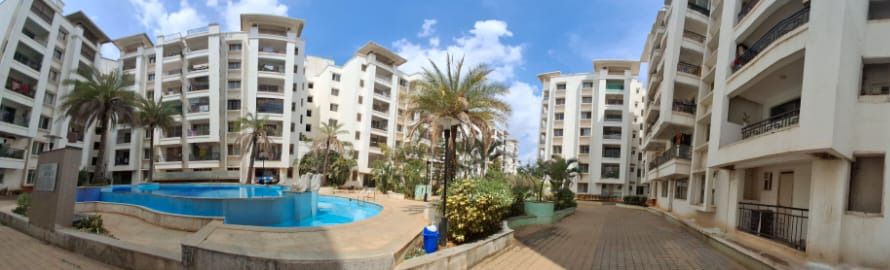
#> input picture IMT2022089_VR_Assignment1/Stitching1/row-1-column-1.jpg, 890 x 270 px; its folder holds 2 pictures in this run
$ python Stitching.py
#> lines starting #> are read from the running program, lines starting #| are printed output that depends on the picture; after the words box and inside, x2 and y2 are one past the last pixel; in counts of white or black regions, pixels touching at a corner belong together
import cv2
import numpy as np
import glob
import os
import shutil

# Function to remove black/empty borders from an image by finding the largest contour
def trim_dark_edges(image):
    grayscale = cv2.cvtColor(image, cv2.COLOR_BGR2GRAY)
    _, binary = cv2.threshold(grayscale, 1, 255, cv2.THRESH_BINARY)
    outlines, _ = cv2.findContours(binary, cv2.RETR_EXTERNAL, cv2.CHAIN_APPROX_SIMPLE)
    if outlines:
        largest_outline = max(outlines, key=cv2.contourArea)
        x, y, w, h = cv2.boundingRect(largest_outline)
        return image[y:y+h, x:x+w]
    return image

# Function to display feature points on an image for visualization purposes
def visualize_features(img, features):
    # Use point visualization instead of circles
    return cv2.drawKeypoints(img, features, None, color=(0, 255, 255),flags=cv2.DRAW_MATCHES_FLAGS_DEFAULT)  # Default flag for point markers

# Function to visualize matching features between two images by drawing connecting lines
def visualize_feature_matches(img1, features1, img2, features2, matched_pairs):
    """Draw connections between matching features in two images"""
    return cv2.drawMatches(img1, features1, img2, features2, matched_pairs, None,matchColor=(0, 255, 255), singlePointColor=(0, 0, 255),flags=cv2.DrawMatchesFlags_DEFAULT)

# Function to detect SIFT features in a list of images and save visualizations of the detected features
def detect_features(image_list, output_folder):
    sift_detector = cv2.SIFT_create(nfeatures=2000, contrastThreshold=0.04)
    features_data = []

    for i, image in enumerate(image_list):
        grayscale = cv2.cvtColor(image, cv2.COLOR_BGR2GRAY)
        keypoints, descriptors = sift_detector.detectAndCompute(grayscale, None)
        features_data.append((keypoints, descriptors))

        # Save visualization with features marked as points
        cv2.imwrite(os.path.join(output_folder, f"image_{i+1}_with_features.jpg"), visualize_features(image.copy(), keypoints))

    return features_data

# Function to create a fresh output directory, removing it first if it already exists
def prepare_output_directory(folder_path):
    """Creates or refreshes the output directory"""
    if os.path.exists(folder_path):
        shutil.rmtree(folder_path)
    os.makedirs(folder_path)

# Function to load all image files from a specified path pattern
def load_input_images(glob_pattern):
    """Loads images from the specified pattern"""
#> called with glob_pattern = 'Stitching1/*.jpg'
    file_paths = sorted(glob.glob(glob_pattern))
    loaded_images = []

    for path in file_paths:
        img = cv2.imread(path)
#> img is the input picture: shape (270, 890, 3); mean B, G, R 130.2, 132.1, 128.8
        if img is not None:
            loaded_images.append(img)
        else:
            print(f"Warning: Failed to load image {path}")

    return loaded_images

# Function to resize images to a standard width while maintaining aspect ratio
def standardize_image_sizes(images, target_width=1200):
    """Resizes images to a standard width while maintaining aspect ratio"""
#> called with target_width = 1200
    resized_images = []

    for img in images:
        height, width = img.shape[:2]
        if width > target_width:
            scale_factor = target_width / width
            resized = cv2.resize(img, None, fx=scale_factor, fy=scale_factor)
            resized_images.append(resized)
        else:
            resized_images.append(img)

    return resized_images

# Function to blend a sequence of images together to create a panorama using feature matching and homography
def blend_images_sequential(image_list, features_data, output_folder):
#> called with output_folder = 'PanoramaResults_Stitching1'
    feature_matcher = cv2.BFMatcher(cv2.NORM_L2)

    if len(image_list) < 2:
        return image_list[0]

    composite = image_list[0]

    # Save the first image as the initial composite (0 images blended)
    cv2.imwrite(os.path.join(output_folder, "composite_0.jpg"), composite)

    for i in range(1, len(image_list)):
        print(f"Blending image {i+1}/{len(image_list)}")

        base_img = composite
        next_img = image_list[i]

        # Recompute features for current composite
        sift_detector = cv2.SIFT_create(nfeatures=2000, contrastThreshold=0.04)
        base_keypoints, base_descriptors = sift_detector.detectAndCompute(cv2.cvtColor(base_img, cv2.COLOR_BGR2GRAY), None)

        # Get features for next image
        next_keypoints, next_descriptors = features_data[i]

        # Check if we have enough features to match
        if (base_descriptors is None or next_descriptors is None or len(base_descriptors) < 4 or len(next_descriptors) < 4):
            print(f"Insufficient features for blending, skipping image {i+1}")
            continue

        # Find matching features
        matches = feature_matcher.knnMatch(next_descriptors, base_descriptors, k=2)

        # Apply ratio test to filter good matches
        good_matches = [m for m, n in matches if m.distance < 0.75 * n.distance]

        # Save visualization of matches
        match_visualization = visualize_feature_matches(next_img, next_keypoints, base_img, base_keypoints, good_matches)
        cv2.imwrite(os.path.join(output_folder, f"matches_{i}to{i+1}.jpg"), match_visualization)

        # Check if we have enough good matches
        if len(good_matches) < 10:
            print(f"Not enough quality matches for blending, skipping image {i+1}: {len(good_matches)}")
            continue

        # Extract matching point coordinates
        source_points = np.float32([next_keypoints[m.queryIdx].pt for m in good_matches]).reshape(-1, 1, 2)
        target_points = np.float32([base_keypoints[m.trainIdx].pt for m in good_matches]).reshape(-1, 1, 2)

        # Calculate transformation matrix
        transform_matrix, _ = cv2.findHomography(source_points, target_points, cv2.RANSAC, 5.0, maxIters=2000)

        if transform_matrix is None:
            print(f"Failed to compute transformation matrix, skipping image {i+1}")
            continue

        # Get dimensions
        h1, w1 = base_img.shape[:2]
        h2, w2 = next_img.shape[:2]

        # Calculate transformed corners
        corners = np.array([[0, 0], [0, h2-1], [w2-1, h2-1], [w2-1, 0]], dtype=np.float32).reshape(-1, 1, 2)
        transformed_corners = cv2.perspectiveTransform(corners, transform_matrix)

        # Determine canvas dimensions
        [min_x, min_y] = np.int32(transformed_corners.min(axis=0).ravel() - 0.5)
        [max_x, max_y] = np.int32(transformed_corners.max(axis=0).ravel() + 0.5)

        # Handle negative offsets
        x_offset = abs(min(min_x, 0))
        y_offset = abs(min(min_y, 0))

        # Create translation matrix
        translation = np.array([
            [1, 0, x_offset],
            [0, 1, y_offset],
            [0, 0, 1]
        ])

        # Apply translation to transformation
        adjusted_transform = translation @ transform_matrix

        # Create panorama canvas with padding
        canvas_width = max(max_x + x_offset, w1 + x_offset) + 100
        canvas_height = max(max_y + y_offset, h1 + y_offset) + 100

        panorama = np.zeros((canvas_height, canvas_width, 3), dtype=np.uint8)

        # Transform and place second image
        warped_next_img = cv2.warpPerspective(next_img, adjusted_transform, (canvas_width, canvas_height))

        # Create masks for blending
        next_img_mask = cv2.warpPerspective(np.ones((h2, w2), dtype=np.uint8) * 255, adjusted_transform, (canvas_width, canvas_height))

        # Place base image
        panorama[y_offset:y_offset+h1, x_offset:x_offset+w1] = base_img

        # Create base image mask
        base_img_mask = np.zeros((canvas_height, canvas_width), dtype=np.uint8)
        base_img_mask[y_offset:y_offset+h1, x_offset:x_offset+w1] = 255

        # Find overlap region
        overlap_region = cv2.bitwise_and(base_img_mask, next_img_mask)

        # Create distance-based weight maps
        base_weights = cv2.distanceTransform(base_img_mask, cv2.DIST_L2, 3)
        next_weights = cv2.distanceTransform(next_img_mask, cv2.DIST_L2, 3)

        # Normalize weights
        cv2.normalize(base_weights, base_weights, 0, 1, cv2.NORM_MINMAX)
        cv2.normalize(next_weights, next_weights, 0, 1, cv2.NORM_MINMAX)

        # Apply weighted blending in overlap regions
        for y in range(canvas_height):
            for x in range(canvas_width):
                if overlap_region[y, x] > 0:
                    weight1 = base_weights[y, x]
                    weight2 = next_weights[y, x]
                    weight_total = weight1 + weight2

                    if weight_total > 0:
                        weight1 /= weight_total
                        weight2 /= weight_total

                        for c in range(3):
                            panorama[y, x, c] = np.uint8(
                                panorama[y, x, c] * weight1 +
                                warped_next_img[y, x, c] * weight2
                            )
                elif next_img_mask[y, x] > 0:
                    panorama[y, x] = warped_next_img[y, x]

        # Trim unnecessary black borders
        composite = trim_dark_edges(panorama)

        # Save the trimmed intermediate composite
        # This is composite_i where i is the number of images that have been blended
        cv2.imwrite(os.path.join(output_folder, f"composite_{i}.jpg"), composite)
#> this loop made 1 pass
#> pass 1, in blend_images_sequential, `next_img = image_list[i]`:
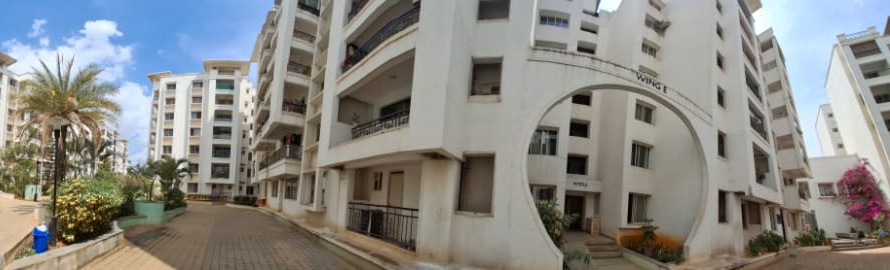
#> next_img: shape (270, 890, 3); mean B, G, R 132.1, 136.6, 137.2
#> pass 1, in blend_images_sequential, `match_visualization = visualize_feature_matches(next_img, next_keypoin..`:
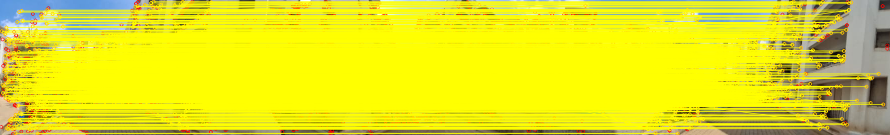
#> match_visualization: shape (270, 1780, 3) (shown at 1/2 size); mean B, G, R 29.7, 226, 228.1
#> after the loop:
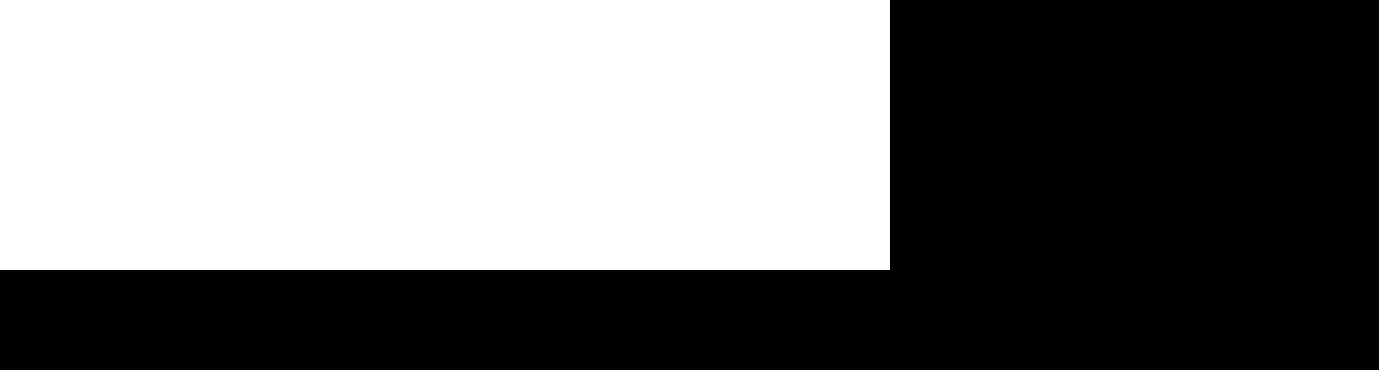
#> base_img_mask: shape (370, 1379); 47.1% white; 1 white region, box (x1, y1, x2, y2) and area: (0, 0, 890, 270) 240300
#> after the loop:
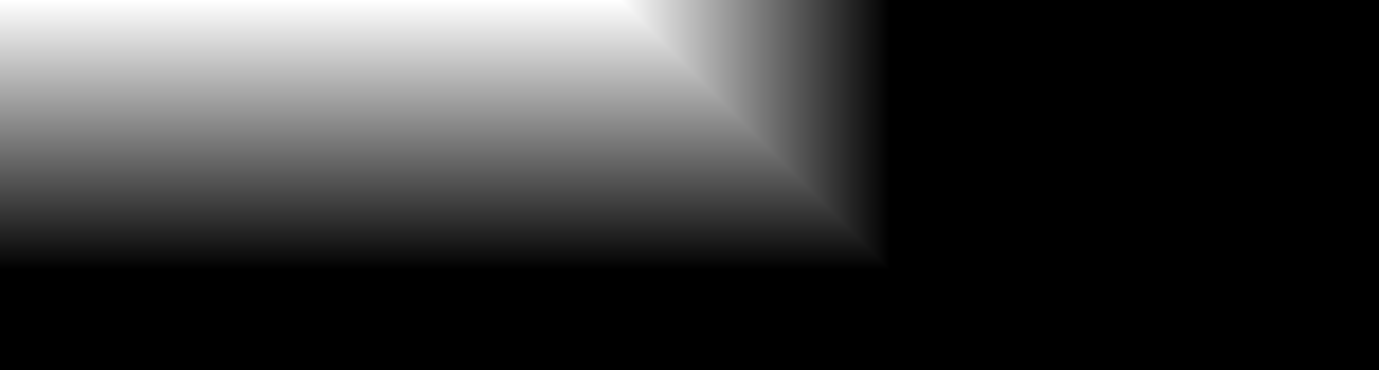
#> base_weights: shape (370, 1379) float32; min 0, max 1, mean 0.213
#> after the loop:
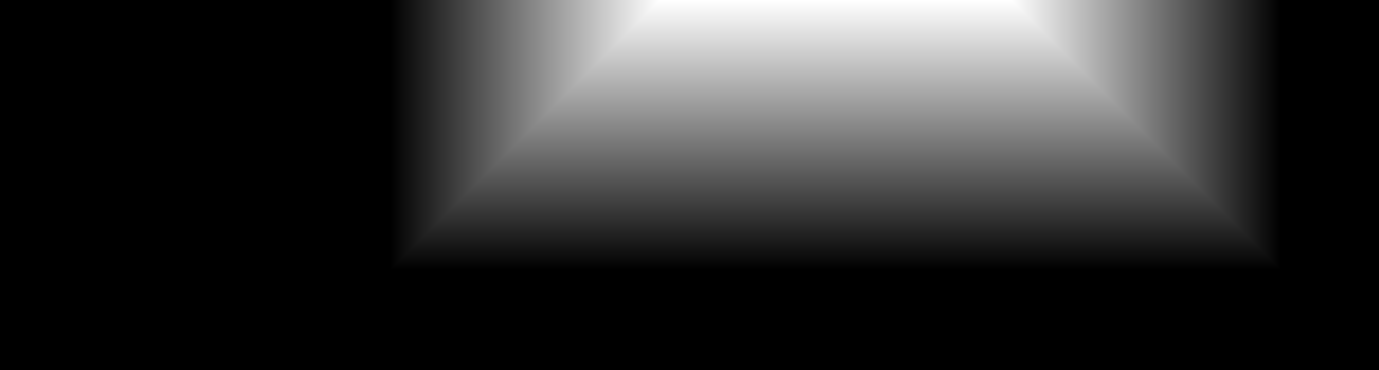
#> next_weights: shape (370, 1379) float32; min 0, max 1, mean 0.189
#> after the loop:
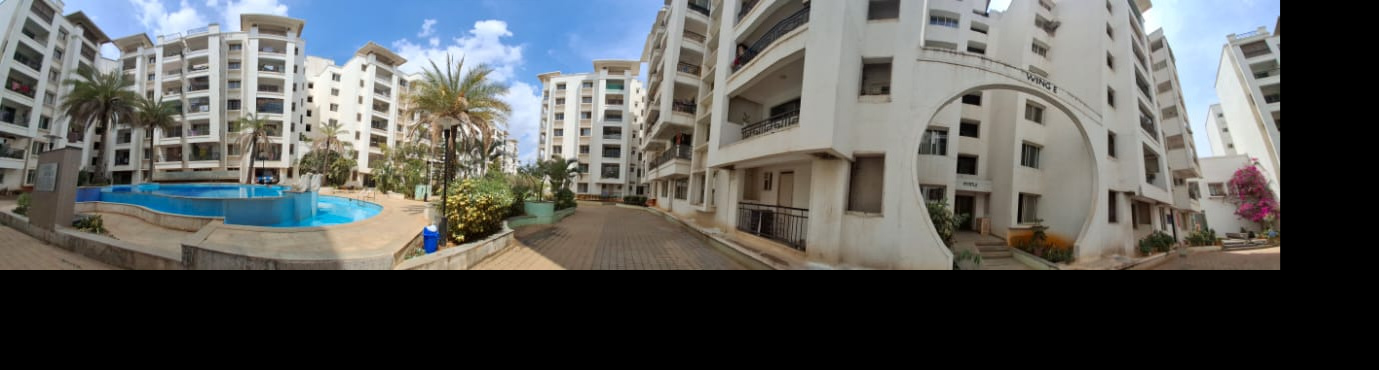
#> panorama: shape (370, 1379, 3); mean B, G, R 89.6, 91.5, 90.4

    return composite

# Function to generate a panorama from a list of images by extracting features and blending them together
def generate_panorama(images, output_dir):
    """Extract features and stitch images into a panorama"""
    features_data = detect_features(images, output_dir)
    return blend_images_sequential(images, features_data, output_dir)
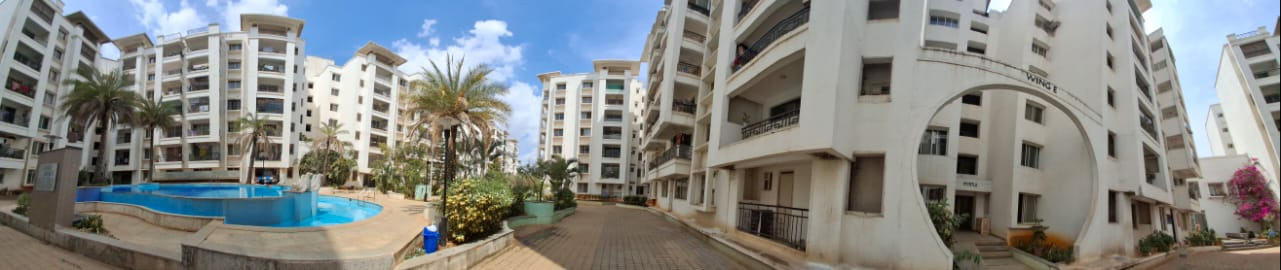
#> returned value: shape (270, 1281, 3); mean of channels 0, 1, 2 132.1, 135, 133.4; drawn as B, G, R

# Function to process a single folder of images, creating a panorama from all JPG files found
def process_folder(folder_name):
    """
    Process a single folder of images and generate a panorama.
    """
    # Define folder-specific output directory
    results_folder = f"PanoramaResults_{folder_name}"

    # Create fresh output directory
    prepare_output_directory(results_folder)

    # Load source images
    source_path = os.path.join(folder_name, "*.jpg")
    raw_images = load_input_images(source_path)

    # Check if we have enough images
    if len(raw_images) < 2:
        print(f"Error: At least two images are required for stitching in folder {folder_name}.")
        return

    # Standardize image sizes
    processed_images = standardize_image_sizes(raw_images, target_width=1200)

    # Generate the panorama
    final_panorama = generate_panorama(processed_images, results_folder)

    # Save the final result
    output_path = os.path.join(results_folder, f"stitched_panorama_{folder_name}.jpg")
    cv2.imwrite(output_path, final_panorama)

    print(f"Panorama generation complete for {folder_name}. Results saved in '{results_folder}' directory")

# Main function that orchestrates the panorama stitching process for multiple folders
def main():
    """
    Main function to execute the panorama stitching pipeline for both folders.
    """
    # Define folders to process
    folders_to_process = ["Stitching1", "Stitching2"]

    # Process each folder
    for folder in folders_to_process:
        print(f"\nProcessing folder: {folder}")
        process_folder(folder)

    print("\nAll panoramas generated successfully.")

# Program entry point
if __name__ == "__main__":
    main()
